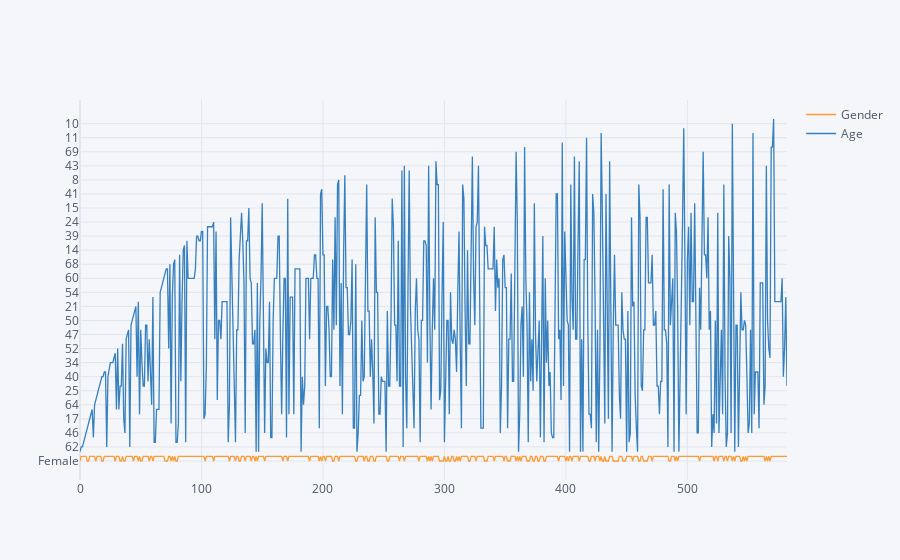

Notebook cell for this chart:
### Code cell
data[['Gender','Age']].iplot()

### Figure 1 — Plotly figure (JSON) as saved in the notebook; plotly's stock layout.template omitted (floating-point values rounded to 4 significant figures; data arrays with more than 128 entries replaced by an {"elided": "..."} marker saying what was removed)
{"data": [{"line": {"color": "rgba(255, 153, 51, 1.0)", "dash": "solid", "shape": "linear", "width": 1.3}, "mode": "lines", "name": "Gender", "text": "", "type": "scatter", "x": {"elided": "583 int values"}, "y": {"elided": "583 str values"}}, {"line": {"color": "rgba(55, 128, 191, 1.0)", "dash": "solid", "shape": "linear", "width": 1.3}, "mode": "lines", "name": "Age", "text": "", "type": "scatter", "x": {"elided": "583 int values"}, "y": {"elided": "583 int values"}}], "layout": {"legend": {"bgcolor": "#F5F6F9", "font": {"color": "#4D5663"}}, "paper_bgcolor": "#F5F6F9", "plot_bgcolor": "#F5F6F9", "title": {"font": {"color": "#4D5663"}}, "xaxis": {"gridcolor": "#E1E5ED", "showgrid": true, "tickfont": {"color": "#4D5663"}, "title": {"font": {"color": "#4D5663"}, "text": ""}, "zerolinecolor": "#E1E5ED"}, "yaxis": {"gridcolor": "#E1E5ED", "showgrid": true, "tickfont": {"color": "#4D5663"}, "title": {"font": {"color": "#4D5663"}, "text": ""}, "zerolinecolor": "#E1E5ED"}}}
